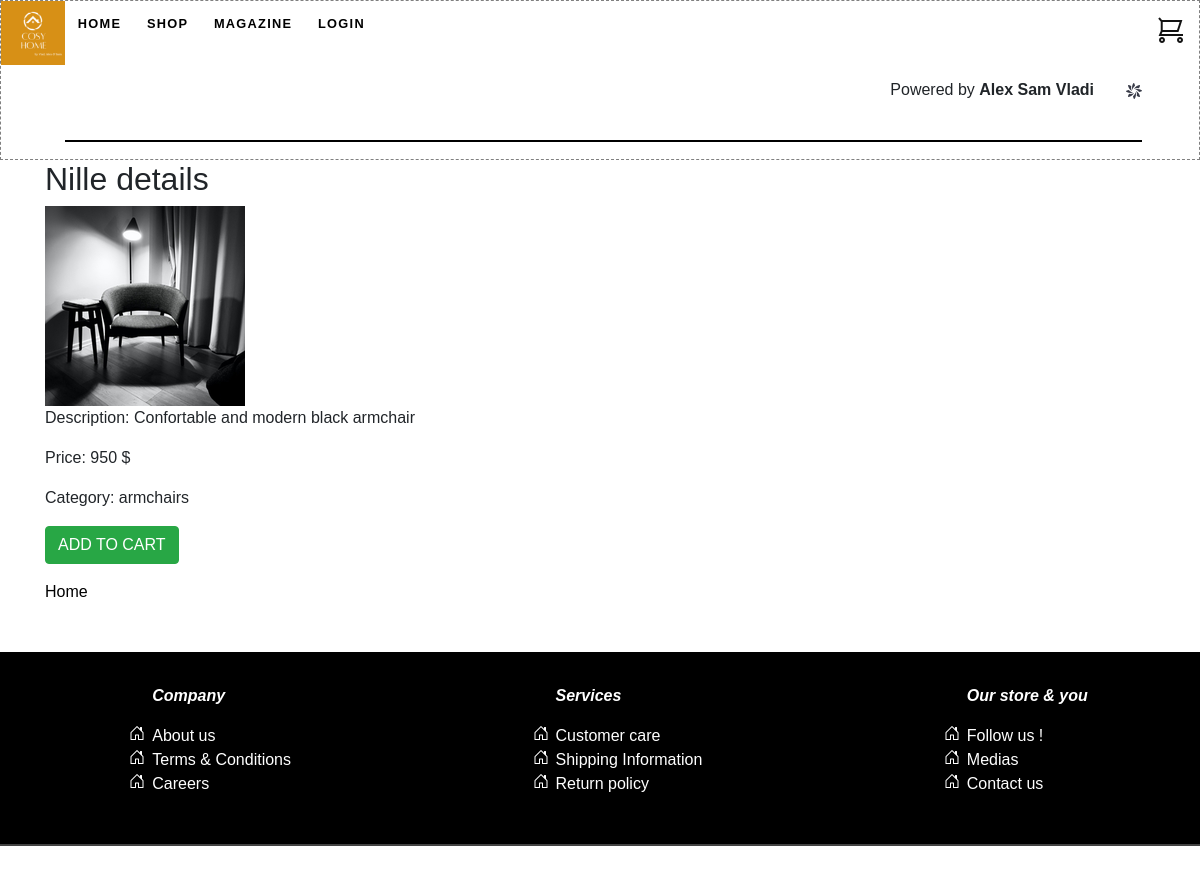
The app's page /src/product/shop_product.php?id=2 with its own data.
### tables this page shows
CREATE TABLE `products` (
  `id` int NOT NULL AUTO_INCREMENT,
  `name` varchar(255) NOT NULL DEFAULT '0',
  `price` int NOT NULL DEFAULT '0',
  `photo` varchar(255) DEFAULT NULL,
  `description` varchar(255) DEFAULT NULL,
  `category_id` int NOT NULL DEFAULT '0',
  `category_name` varchar(255) DEFAULT NULL,
  `parent_category_id` int DEFAULT NULL,
  `parent_category_name` varchar(255) DEFAULT NULL,
  PRIMARY KEY (`id`)
);

### src/product/shop_product.php (the view, shortened to what this page needs)
<?php
require_once('./includes/my_connection.php');
if(isset($_GET['id'])) {
    $id = $_GET['id'];
    $sql="SELECT * FROM products WHERE id=:id";
    $rq=$connect->prepare($sql);
    $rq->bindValue(':id', $id, PDO::PARAM_INT);
    $rq->execute();
    $product=$rq->fetch();
}
?>
<!DOCTYPE html>
<html lang="en">
<head>
    <link rel="stylesheet" href="https://stackpath.bootstrapcdn.com/bootstrap/4.3.1/css/bootstrap.min.css">
</head>
<body>
<?php include_once("./includes/header.php") ?>
<main class="container">
     <div class="row">
     <section class="col-12">
    <h2><?= $product['name'] ?> details</h2>
    <img src="<?= $product['photo']?>">
    <p>Description: <?= $product['description'] ?> </p>
    <p>Price: <?= $product['price'] ?> $</p>
    <p>Category: <?= $product['category_name'] ?></p>
    <p><a href="add_to_cart.php?id=<?= $product['id'] ?>" class="btn btn-success">ADD TO CART</a></p>
    <p><a href="./index.php">Home</a></p>
     </section>
     </div>
   </main>
   <?php include_once("./includes/footer.php") ?>
</body>
</html>

### style.css (style rules this page uses)
body { font-family: 'robotoregular', Arial, sans-serif; margin: 0px; }
a { text-decoration: none !important; color:black; }

### records on screen
products: name "Nille", photo (picture), description "Confortable and modern black armchair", price "950", category_name "armchairs"
